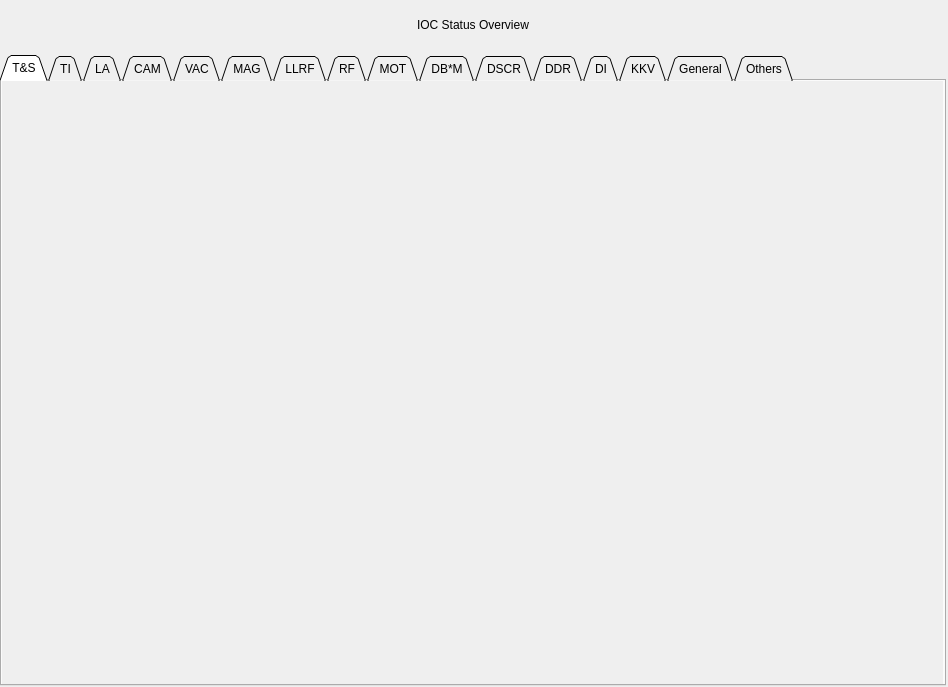
<?xml version="1.0" encoding="UTF-8"?>
<ui version="4.0">
 <class>MainWindow</class>
 <widget class="QMainWindow" name="MainWindow">
  <property name="geometry">
   <rect>
    <x>0</x>
    <y>0</y>
    <width>948</width>
    <height>687</height>
   </rect>
  </property>
  <property name="windowTitle">
   <string>MainWindow</string>
  </property>
  <property name="styleSheet">
   <string notr="true"/>
  </property>
  <widget class="QWidget" name="centralwidget">
   <widget class="QTabWidget" name="tabWidget">
    <property name="geometry">
     <rect>
      <x>0</x>
      <y>55</y>
      <width>946</width>
      <height>631</height>
     </rect>
    </property>
    <property name="tabPosition">
     <enum>QTabWidget::North</enum>
    </property>
    <property name="tabShape">
     <enum>QTabWidget::Triangular</enum>
    </property>
    <property name="currentIndex">
     <number>0</number>
    </property>
    <property name="elideMode">
     <enum>Qt::ElideNone</enum>
    </property>
    <widget class="QWidget" name="TS">
     <attribute name="title">
      <string>T&amp;&amp;S</string>
     </attribute>
     <widget class="QScrollArea" name="scrollArea">
      <property name="geometry">
       <rect>
        <x>0</x>
        <y>0</y>
        <width>941</width>
        <height>606</height>
       </rect>
      </property>
      <property name="frameShape">
       <enum>QFrame::NoFrame</enum>
      </property>
      <property name="verticalScrollBarPolicy">
       <enum>Qt::ScrollBarAsNeeded</enum>
      </property>
      <property name="widgetResizable">
       <bool>true</bool>
      </property>
      <widget class="QWidget" name="scrollAreaWidgetContents">
       <property name="geometry">
        <rect>
         <x>0</x>
         <y>0</y>
         <width>941</width>
         <height>606</height>
        </rect>
       </property>
       <widget class="caInclude" name="cainclude">
        <property name="geometry">
         <rect>
          <x>10</x>
          <y>0</y>
          <width>300</width>
          <height>30</height>
         </rect>
        </property>
        <property name="macro">
         <string>$(TS_IOCS)</string>
        </property>
        <property name="filename" stdset="0">
         <string notr="true">iocStats_include.ui</string>
        </property>
        <property name="stacking">
         <enum>caInclude::ColumnRow</enum>
        </property>
        <property name="numberOfItems" stdset="0">
         <number>1</number>
        </property>
        <property name="maximumColumns" stdset="0">
         <number>3</number>
        </property>
       </widget>
      </widget>
     </widget>
    </widget>
    <widget class="QWidget" name="TI">
     <attribute name="title">
      <string>TI</string>
     </attribute>
     <widget class="QScrollArea" name="scrollArea_3">
      <property name="geometry">
       <rect>
        <x>0</x>
        <y>0</y>
        <width>941</width>
        <height>606</height>
       </rect>
      </property>
      <property name="frameShape">
       <enum>QFrame::NoFrame</enum>
      </property>
      <property name="verticalScrollBarPolicy">
       <enum>Qt::ScrollBarAsNeeded</enum>
      </property>
      <property name="widgetResizable">
       <bool>true</bool>
      </property>
      <widget class="QWidget" name="scrollAreaWidgetContents_3">
       <property name="geometry">
        <rect>
         <x>0</x>
         <y>0</y>
         <width>941</width>
         <height>606</height>
        </rect>
       </property>
       <widget class="caInclude" name="cainclude_3">
        <property name="geometry">
         <rect>
          <x>10</x>
          <y>0</y>
          <width>300</width>
          <height>30</height>
         </rect>
        </property>
        <property name="macro">
         <string>$(TI_IOCS)</string>
        </property>
        <property name="filename" stdset="0">
         <string notr="true">iocStats_include.ui</string>
        </property>
        <property name="stacking">
         <enum>caInclude::ColumnRow</enum>
        </property>
        <property name="numberOfItems" stdset="0">
         <number>1</number>
        </property>
        <property name="maximumColumns" stdset="0">
         <number>3</number>
        </property>
       </widget>
      </widget>
     </widget>
    </widget>
    <widget class="QWidget" name="LG">
     <attribute name="title">
      <string>LA</string>
     </attribute>
     <widget class="QScrollArea" name="scrollArea_2">
      <property name="geometry">
       <rect>
        <x>0</x>
        <y>0</y>
        <width>941</width>
        <height>606</height>
       </rect>
      </property>
      <property name="frameShape">
       <enum>QFrame::NoFrame</enum>
      </property>
      <property name="verticalScrollBarPolicy">
       <enum>Qt::ScrollBarAsNeeded</enum>
      </property>
      <property name="widgetResizable">
       <bool>true</bool>
      </property>
      <widget class="QWidget" name="scrollAreaWidgetContents_2">
       <property name="geometry">
        <rect>
         <x>0</x>
         <y>0</y>
         <width>941</width>
         <height>606</height>
        </rect>
       </property>
       <widget class="caInclude" name="cainclude_2">
        <property name="geometry">
         <rect>
          <x>10</x>
          <y>0</y>
          <width>300</width>
          <height>30</height>
         </rect>
        </property>
        <property name="macro">
         <string>$(LA_IOCS);$(LG_IOCS)</string>
        </property>
        <property name="filename" stdset="0">
         <string notr="true">iocStats_include.ui</string>
        </property>
        <property name="stacking">
         <enum>caInclude::ColumnRow</enum>
        </property>
        <property name="numberOfItems" stdset="0">
         <number>1</number>
        </property>
        <property name="maximumColumns" stdset="0">
         <number>3</number>
        </property>
       </widget>
      </widget>
     </widget>
    </widget>
    <widget class="QWidget" name="CAM">
     <attribute name="title">
      <string>CAM</string>
     </attribute>
     <widget class="QScrollArea" name="scrollArea_4">
      <property name="geometry">
       <rect>
        <x>0</x>
        <y>0</y>
        <width>941</width>
        <height>606</height>
       </rect>
      </property>
      <property name="frameShape">
       <enum>QFrame::NoFrame</enum>
      </property>
      <property name="verticalScrollBarPolicy">
       <enum>Qt::ScrollBarAsNeeded</enum>
      </property>
      <property name="widgetResizable">
       <bool>true</bool>
      </property>
      <widget class="QWidget" name="scrollAreaWidgetContents_4">
       <property name="geometry">
        <rect>
         <x>0</x>
         <y>0</y>
         <width>941</width>
         <height>606</height>
        </rect>
       </property>
       <widget class="caInclude" name="cainclude_4">
        <property name="geometry">
         <rect>
          <x>10</x>
          <y>0</y>
          <width>300</width>
          <height>30</height>
         </rect>
        </property>
        <property name="macro">
         <string>$(CA_IOCS)</string>
        </property>
        <property name="filename" stdset="0">
         <string notr="true">iocStats_include.ui</string>
        </property>
        <property name="stacking">
         <enum>caInclude::ColumnRow</enum>
        </property>
        <property name="numberOfItems" stdset="0">
         <number>1</number>
        </property>
        <property name="maximumColumns" stdset="0">
         <number>3</number>
        </property>
       </widget>
      </widget>
     </widget>
    </widget>
    <widget class="QWidget" name="VAC">
     <attribute name="title">
      <string>VAC</string>
     </attribute>
     <widget class="QScrollArea" name="scrollArea_5">
      <property name="geometry">
       <rect>
        <x>0</x>
        <y>0</y>
        <width>941</width>
        <height>606</height>
       </rect>
      </property>
      <property name="frameShape">
       <enum>QFrame::NoFrame</enum>
      </property>
      <property name="verticalScrollBarPolicy">
       <enum>Qt::ScrollBarAsNeeded</enum>
      </property>
      <property name="widgetResizable">
       <bool>true</bool>
      </property>
      <widget class="QWidget" name="scrollAreaWidgetContents_5">
       <property name="geometry">
        <rect>
         <x>0</x>
         <y>0</y>
         <width>941</width>
         <height>606</height>
        </rect>
       </property>
       <widget class="caInclude" name="cainclude_5">
        <property name="geometry">
         <rect>
          <x>10</x>
          <y>0</y>
          <width>300</width>
          <height>30</height>
         </rect>
        </property>
        <property name="macro">
         <string>$(VA_IOCS)</string>
        </property>
        <property name="filename" stdset="0">
         <string notr="true">iocStats_include.ui</string>
        </property>
        <property name="stacking">
         <enum>caInclude::ColumnRow</enum>
        </property>
        <property name="numberOfItems" stdset="0">
         <number>1</number>
        </property>
        <property name="maximumColumns" stdset="0">
         <number>3</number>
        </property>
       </widget>
      </widget>
     </widget>
    </widget>
    <widget class="QWidget" name="MA">
     <attribute name="title">
      <string>MAG</string>
     </attribute>
     <widget class="QScrollArea" name="scrollArea_6">
      <property name="geometry">
       <rect>
        <x>0</x>
        <y>0</y>
        <width>941</width>
        <height>606</height>
       </rect>
      </property>
      <property name="frameShape">
       <enum>QFrame::NoFrame</enum>
      </property>
      <property name="verticalScrollBarPolicy">
       <enum>Qt::ScrollBarAsNeeded</enum>
      </property>
      <property name="widgetResizable">
       <bool>true</bool>
      </property>
      <widget class="QWidget" name="scrollAreaWidgetContents_6">
       <property name="geometry">
        <rect>
         <x>0</x>
         <y>0</y>
         <width>941</width>
         <height>606</height>
        </rect>
       </property>
       <widget class="caInclude" name="cainclude_6">
        <property name="geometry">
         <rect>
          <x>10</x>
          <y>0</y>
          <width>300</width>
          <height>30</height>
         </rect>
        </property>
        <property name="macro">
         <string>$(MA_IOCS)</string>
        </property>
        <property name="filename" stdset="0">
         <string notr="true">iocStats_include.ui</string>
        </property>
        <property name="stacking">
         <enum>caInclude::ColumnRow</enum>
        </property>
        <property name="numberOfItems" stdset="0">
         <number>1</number>
        </property>
        <property name="maximumColumns" stdset="0">
         <number>3</number>
        </property>
       </widget>
      </widget>
     </widget>
    </widget>
    <widget class="QWidget" name="LLRF">
     <attribute name="title">
      <string>LLRF</string>
     </attribute>
     <widget class="QScrollArea" name="scrollArea_7">
      <property name="geometry">
       <rect>
        <x>0</x>
        <y>0</y>
        <width>941</width>
        <height>606</height>
       </rect>
      </property>
      <property name="frameShape">
       <enum>QFrame::NoFrame</enum>
      </property>
      <property name="verticalScrollBarPolicy">
       <enum>Qt::ScrollBarAsNeeded</enum>
      </property>
      <property name="widgetResizable">
       <bool>true</bool>
      </property>
      <widget class="QWidget" name="scrollAreaWidgetContents_7">
       <property name="geometry">
        <rect>
         <x>0</x>
         <y>0</y>
         <width>941</width>
         <height>606</height>
        </rect>
       </property>
       <widget class="caInclude" name="cainclude_7">
        <property name="geometry">
         <rect>
          <x>10</x>
          <y>0</y>
          <width>300</width>
          <height>30</height>
         </rect>
        </property>
        <property name="macro">
         <string>$(LLRF_IOCS);$(ILK_IOCS)</string>
        </property>
        <property name="filename" stdset="0">
         <string notr="true">iocStats_include.ui</string>
        </property>
        <property name="stacking">
         <enum>caInclude::ColumnRow</enum>
        </property>
        <property name="numberOfItems" stdset="0">
         <number>1</number>
        </property>
        <property name="maximumColumns" stdset="0">
         <number>3</number>
        </property>
       </widget>
      </widget>
     </widget>
    </widget>
    <widget class="QWidget" name="RF">
     <attribute name="title">
      <string>RF</string>
     </attribute>
     <widget class="QScrollArea" name="scrollArea_15">
      <property name="geometry">
       <rect>
        <x>0</x>
        <y>0</y>
        <width>941</width>
        <height>606</height>
       </rect>
      </property>
      <property name="frameShape">
       <enum>QFrame::NoFrame</enum>
      </property>
      <property name="verticalScrollBarPolicy">
       <enum>Qt::ScrollBarAsNeeded</enum>
      </property>
      <property name="widgetResizable">
       <bool>true</bool>
      </property>
      <widget class="QWidget" name="scrollAreaWidgetContents_15">
       <property name="geometry">
        <rect>
         <x>0</x>
         <y>0</y>
         <width>941</width>
         <height>606</height>
        </rect>
       </property>
       <widget class="caInclude" name="cainclude_15">
        <property name="geometry">
         <rect>
          <x>10</x>
          <y>0</y>
          <width>300</width>
          <height>30</height>
         </rect>
        </property>
        <property name="macro">
         <string>$(RF_IOCS)</string>
        </property>
        <property name="filename" stdset="0">
         <string notr="true">iocStats_include.ui</string>
        </property>
        <property name="stacking">
         <enum>caInclude::ColumnRow</enum>
        </property>
        <property name="numberOfItems" stdset="0">
         <number>1</number>
        </property>
        <property name="maximumColumns" stdset="0">
         <number>3</number>
        </property>
       </widget>
      </widget>
     </widget>
    </widget>
    <widget class="QWidget" name="MO">
     <attribute name="title">
      <string>MOT</string>
     </attribute>
     <widget class="QScrollArea" name="scrollArea_8">
      <property name="geometry">
       <rect>
        <x>0</x>
        <y>0</y>
        <width>941</width>
        <height>606</height>
       </rect>
      </property>
      <property name="frameShape">
       <enum>QFrame::NoFrame</enum>
      </property>
      <property name="verticalScrollBarPolicy">
       <enum>Qt::ScrollBarAsNeeded</enum>
      </property>
      <property name="widgetResizable">
       <bool>true</bool>
      </property>
      <widget class="QWidget" name="scrollAreaWidgetContents_8">
       <property name="geometry">
        <rect>
         <x>0</x>
         <y>0</y>
         <width>941</width>
         <height>606</height>
        </rect>
       </property>
       <widget class="caInclude" name="cainclude_8">
        <property name="geometry">
         <rect>
          <x>10</x>
          <y>0</y>
          <width>300</width>
          <height>30</height>
         </rect>
        </property>
        <property name="macro">
         <string>$(MO_IOCS)</string>
        </property>
        <property name="filename" stdset="0">
         <string notr="true">iocStats_include.ui</string>
        </property>
        <property name="stacking">
         <enum>caInclude::ColumnRow</enum>
        </property>
        <property name="numberOfItems" stdset="0">
         <number>1</number>
        </property>
        <property name="maximumColumns" stdset="0">
         <number>3</number>
        </property>
       </widget>
      </widget>
     </widget>
    </widget>
    <widget class="QWidget" name="BM">
     <attribute name="title">
      <string>DB*M</string>
     </attribute>
     <widget class="QScrollArea" name="scrollArea_12">
      <property name="geometry">
       <rect>
        <x>0</x>
        <y>0</y>
        <width>941</width>
        <height>606</height>
       </rect>
      </property>
      <property name="frameShape">
       <enum>QFrame::NoFrame</enum>
      </property>
      <property name="verticalScrollBarPolicy">
       <enum>Qt::ScrollBarAsNeeded</enum>
      </property>
      <property name="widgetResizable">
       <bool>true</bool>
      </property>
      <widget class="QWidget" name="scrollAreaWidgetContents_12">
       <property name="geometry">
        <rect>
         <x>0</x>
         <y>0</y>
         <width>941</width>
         <height>606</height>
        </rect>
       </property>
       <widget class="caInclude" name="cainclude_12">
        <property name="geometry">
         <rect>
          <x>10</x>
          <y>0</y>
          <width>300</width>
          <height>30</height>
         </rect>
        </property>
        <property name="macro">
         <string>$(BA_IOCS);$(BC_IOCS);$(BL_IOCS);$(BP_IOCS)</string>
        </property>
        <property name="filename" stdset="0">
         <string notr="true">iocStats_include.ui</string>
        </property>
        <property name="stacking">
         <enum>caInclude::ColumnRow</enum>
        </property>
        <property name="numberOfItems" stdset="0">
         <number>1</number>
        </property>
        <property name="maximumColumns" stdset="0">
         <number>3</number>
        </property>
       </widget>
      </widget>
     </widget>
    </widget>
    <widget class="QWidget" name="SC">
     <attribute name="title">
      <string>DSCR</string>
     </attribute>
     <widget class="QScrollArea" name="scrollArea_13">
      <property name="geometry">
       <rect>
        <x>0</x>
        <y>0</y>
        <width>941</width>
        <height>606</height>
       </rect>
      </property>
      <property name="frameShape">
       <enum>QFrame::NoFrame</enum>
      </property>
      <property name="verticalScrollBarPolicy">
       <enum>Qt::ScrollBarAsNeeded</enum>
      </property>
      <property name="widgetResizable">
       <bool>true</bool>
      </property>
      <widget class="QWidget" name="scrollAreaWidgetContents_13">
       <property name="geometry">
        <rect>
         <x>0</x>
         <y>0</y>
         <width>941</width>
         <height>606</height>
        </rect>
       </property>
       <widget class="caInclude" name="cainclude_13">
        <property name="geometry">
         <rect>
          <x>10</x>
          <y>0</y>
          <width>300</width>
          <height>30</height>
         </rect>
        </property>
        <property name="macro">
         <string>$(SC_IOCS)</string>
        </property>
        <property name="filename" stdset="0">
         <string notr="true">iocStats_include.ui</string>
        </property>
        <property name="stacking">
         <enum>caInclude::ColumnRow</enum>
        </property>
        <property name="numberOfItems" stdset="0">
         <number>1</number>
        </property>
        <property name="maximumColumns" stdset="0">
         <number>3</number>
        </property>
       </widget>
      </widget>
     </widget>
    </widget>
    <widget class="QWidget" name="DR">
     <attribute name="title">
      <string>DDR</string>
     </attribute>
     <widget class="QScrollArea" name="scrollArea_14">
      <property name="geometry">
       <rect>
        <x>0</x>
        <y>0</y>
        <width>941</width>
        <height>606</height>
       </rect>
      </property>
      <property name="frameShape">
       <enum>QFrame::NoFrame</enum>
      </property>
      <property name="verticalScrollBarPolicy">
       <enum>Qt::ScrollBarAsNeeded</enum>
      </property>
      <property name="widgetResizable">
       <bool>true</bool>
      </property>
      <widget class="QWidget" name="scrollAreaWidgetContents_14">
       <property name="geometry">
        <rect>
         <x>0</x>
         <y>0</y>
         <width>941</width>
         <height>606</height>
        </rect>
       </property>
       <widget class="caInclude" name="cainclude_14">
        <property name="geometry">
         <rect>
          <x>10</x>
          <y>0</y>
          <width>300</width>
          <height>30</height>
         </rect>
        </property>
        <property name="macro">
         <string>$(DR_IOCS)</string>
        </property>
        <property name="filename" stdset="0">
         <string notr="true">iocStats_include.ui</string>
        </property>
        <property name="stacking">
         <enum>caInclude::ColumnRow</enum>
        </property>
        <property name="numberOfItems" stdset="0">
         <number>1</number>
        </property>
        <property name="maximumColumns" stdset="0">
         <number>3</number>
        </property>
       </widget>
      </widget>
     </widget>
    </widget>
    <widget class="QWidget" name="DI">
     <attribute name="title">
      <string>DI</string>
     </attribute>
     <widget class="QScrollArea" name="scrollArea_11">
      <property name="geometry">
       <rect>
        <x>0</x>
        <y>0</y>
        <width>941</width>
        <height>606</height>
       </rect>
      </property>
      <property name="frameShape">
       <enum>QFrame::NoFrame</enum>
      </property>
      <property name="verticalScrollBarPolicy">
       <enum>Qt::ScrollBarAsNeeded</enum>
      </property>
      <property name="widgetResizable">
       <bool>true</bool>
      </property>
      <widget class="QWidget" name="scrollAreaWidgetContents_11">
       <property name="geometry">
        <rect>
         <x>0</x>
         <y>0</y>
         <width>941</width>
         <height>606</height>
        </rect>
       </property>
       <widget class="caInclude" name="cainclude_11">
        <property name="geometry">
         <rect>
          <x>10</x>
          <y>0</y>
          <width>300</width>
          <height>30</height>
         </rect>
        </property>
        <property name="macro">
         <string>$(DI_IOCS)</string>
        </property>
        <property name="filename" stdset="0">
         <string notr="true">iocStats_include.ui</string>
        </property>
        <property name="stacking">
         <enum>caInclude::ColumnRow</enum>
        </property>
        <property name="numberOfItems" stdset="0">
         <number>1</number>
        </property>
        <property name="maximumColumns" stdset="0">
         <number>3</number>
        </property>
       </widget>
      </widget>
     </widget>
    </widget>
    <widget class="QWidget" name="KV">
     <attribute name="title">
      <string>KKV</string>
     </attribute>
     <widget class="QScrollArea" name="scrollArea_30">
      <property name="geometry">
       <rect>
        <x>0</x>
        <y>0</y>
        <width>941</width>
        <height>606</height>
       </rect>
      </property>
      <property name="frameShape">
       <enum>QFrame::NoFrame</enum>
      </property>
      <property name="verticalScrollBarPolicy">
       <enum>Qt::ScrollBarAsNeeded</enum>
      </property>
      <property name="widgetResizable">
       <bool>true</bool>
      </property>
      <widget class="QWidget" name="scrollAreaWidgetContents_30">
       <property name="geometry">
        <rect>
         <x>0</x>
         <y>0</y>
         <width>941</width>
         <height>606</height>
        </rect>
       </property>
       <widget class="caInclude" name="cainclude_30">
        <property name="geometry">
         <rect>
          <x>10</x>
          <y>0</y>
          <width>300</width>
          <height>30</height>
         </rect>
        </property>
        <property name="macro">
         <string>$(KV_IOCS)</string>
        </property>
        <property name="filename" stdset="0">
         <string notr="true">iocStats_include.ui</string>
        </property>
        <property name="stacking">
         <enum>caInclude::ColumnRow</enum>
        </property>
        <property name="numberOfItems" stdset="0">
         <number>1</number>
        </property>
        <property name="maximumColumns" stdset="0">
         <number>3</number>
        </property>
       </widget>
      </widget>
     </widget>
    </widget>
    <widget class="QWidget" name="GE">
     <attribute name="title">
      <string>General</string>
     </attribute>
     <widget class="QScrollArea" name="scrollArea_9">
      <property name="geometry">
       <rect>
        <x>0</x>
        <y>0</y>
        <width>941</width>
        <height>606</height>
       </rect>
      </property>
      <property name="frameShape">
       <enum>QFrame::NoFrame</enum>
      </property>
      <property name="verticalScrollBarPolicy">
       <enum>Qt::ScrollBarAsNeeded</enum>
      </property>
      <property name="widgetResizable">
       <bool>true</bool>
      </property>
      <widget class="QWidget" name="scrollAreaWidgetContents_9">
       <property name="geometry">
        <rect>
         <x>0</x>
         <y>0</y>
         <width>941</width>
         <height>606</height>
        </rect>
       </property>
       <widget class="caInclude" name="cainclude_9">
        <property name="geometry">
         <rect>
          <x>10</x>
          <y>0</y>
          <width>300</width>
          <height>30</height>
         </rect>
        </property>
        <property name="macro">
         <string>$(GE_IOCS)</string>
        </property>
        <property name="filename" stdset="0">
         <string notr="true">iocStats_include.ui</string>
        </property>
        <property name="stacking">
         <enum>caInclude::ColumnRow</enum>
        </property>
        <property name="numberOfItems" stdset="0">
         <number>1</number>
        </property>
        <property name="maximumColumns" stdset="0">
         <number>3</number>
        </property>
       </widget>
      </widget>
     </widget>
    </widget>
    <widget class="QWidget" name="OT">
     <attribute name="title">
      <string>Others</string>
     </attribute>
     <widget class="QScrollArea" name="scrollArea_10">
      <property name="geometry">
       <rect>
        <x>0</x>
        <y>0</y>
        <width>941</width>
        <height>416</height>
       </rect>
      </property>
      <property name="frameShape">
       <enum>QFrame::NoFrame</enum>
      </property>
      <property name="verticalScrollBarPolicy">
       <enum>Qt::ScrollBarAsNeeded</enum>
      </property>
      <property name="widgetResizable">
       <bool>true</bool>
      </property>
      <widget class="QWidget" name="scrollAreaWidgetContents_10">
       <property name="geometry">
        <rect>
         <x>0</x>
         <y>0</y>
         <width>941</width>
         <height>416</height>
        </rect>
       </property>
       <widget class="caInclude" name="cainclude_10">
        <property name="geometry">
         <rect>
          <x>10</x>
          <y>0</y>
          <width>300</width>
          <height>30</height>
         </rect>
        </property>
        <property name="macro">
         <string>$(OT_IOCS)</string>
        </property>
        <property name="filename" stdset="0">
         <string notr="true">iocStats_include.ui</string>
        </property>
        <property name="stacking">
         <enum>caInclude::ColumnRow</enum>
        </property>
        <property name="numberOfItems" stdset="0">
         <number>1</number>
        </property>
        <property name="maximumColumns" stdset="0">
         <number>3</number>
        </property>
       </widget>
      </widget>
     </widget>
     <widget class="QScrollArea" name="scrollArea_16">
      <property name="geometry">
       <rect>
        <x>0</x>
        <y>450</y>
        <width>941</width>
        <height>156</height>
       </rect>
      </property>
      <property name="frameShape">
       <enum>QFrame::NoFrame</enum>
      </property>
      <property name="verticalScrollBarPolicy">
       <enum>Qt::ScrollBarAsNeeded</enum>
      </property>
      <property name="widgetResizable">
       <bool>true</bool>
      </property>
      <widget class="QWidget" name="scrollAreaWidgetContents_16">
       <property name="geometry">
        <rect>
         <x>0</x>
         <y>0</y>
         <width>941</width>
         <height>156</height>
        </rect>
       </property>
       <widget class="caInclude" name="cainclude_16">
        <property name="geometry">
         <rect>
          <x>10</x>
          <y>0</y>
          <width>300</width>
          <height>30</height>
         </rect>
        </property>
        <property name="macro">
         <string>$(TE_IOCS)</string>
        </property>
        <property name="filename" stdset="0">
         <string notr="true">iocStats_include.ui</string>
        </property>
        <property name="stacking">
         <enum>caInclude::ColumnRow</enum>
        </property>
        <property name="numberOfItems" stdset="0">
         <number>1</number>
        </property>
        <property name="maximumColumns" stdset="0">
         <number>3</number>
        </property>
       </widget>
      </widget>
     </widget>
     <widget class="caLabel" name="calabel_2">
      <property name="geometry">
       <rect>
        <x>10</x>
        <y>422</y>
        <width>131</width>
        <height>26</height>
       </rect>
      </property>
      <property name="text">
       <string>Test IOCs</string>
      </property>
      <property name="alignment">
       <set>Qt::AlignLeading|Qt::AlignLeft|Qt::AlignVCenter</set>
      </property>
     </widget>
    </widget>
   </widget>
   <widget class="caLabel" name="calabel">
    <property name="geometry">
     <rect>
      <x>0</x>
      <y>0</y>
      <width>946</width>
      <height>50</height>
     </rect>
    </property>
    <property name="text">
     <string>IOC Status Overview</string>
    </property>
    <property name="alignment">
     <set>Qt::AlignCenter</set>
    </property>
    <property name="background">
     <color>
      <red>85</red>
      <green>170</green>
      <blue>255</blue>
     </color>
    </property>
   </widget>
  </widget>
 </widget>
 <customwidgets>
  <customwidget>
   <class>caLabel</class>
   <extends>QLabel</extends>
   <header>caLabel</header>
  </customwidget>
  <customwidget>
   <class>caInclude</class>
   <extends>QWidget</extends>
   <header>caInclude</header>
  </customwidget>
 </customwidgets>
 <resources/>
 <connections/>
</ui>
